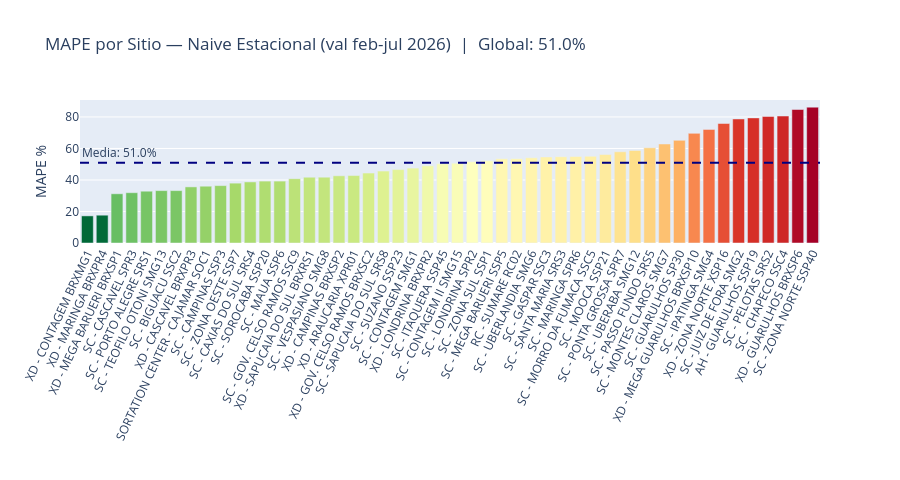
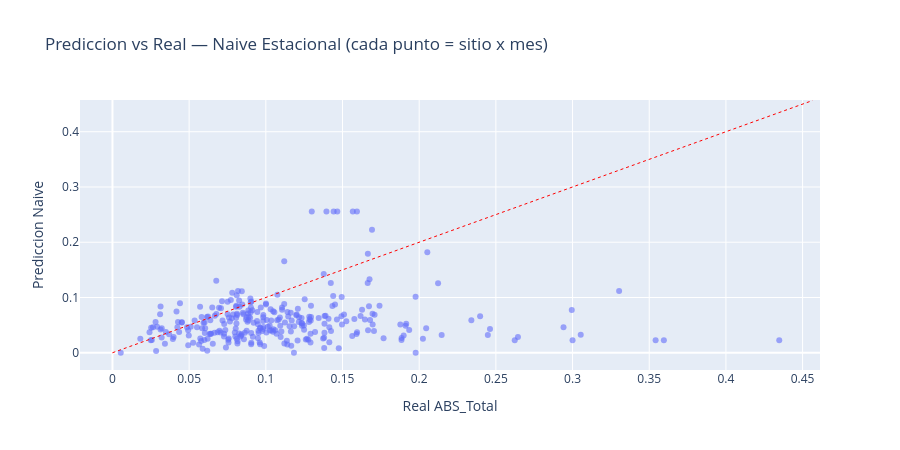

Notebook source saved alongside these figures, in order:
### Code cell
# Visualizacion: MAPE por sitio (barras ordenadas)
fig = px.bar(
    mape_por_sitio,
    x='Operational_name', y='MAPE_%',
    color='MAPE_%',
    color_continuous_scale='RdYlGn_r',
    title=f'MAPE por Sitio — Naive Estacional (val feb-jul 2026)  |  Global: {mape_global:.1f}%',
    labels={'MAPE_%': 'MAPE %', 'Operational_name': ''}
)
fig.add_hline(y=mape_global, line_dash='dash', line_color='navy',
              annotation_text=f'Media: {mape_global:.1f}%', annotation_position='top left')
fig.update_layout(height=480, xaxis_tickangle=-65, coloraxis_showscale=False)
fig.show()

# Scatter: prediccion vs real en validacion
mask = df_va['ABS_Total'] > 0
fig2 = px.scatter(
    df_va[mask], x='ABS_Total', y='pred',
    hover_data=['Operational_name', 'fecha_mes'],
    opacity=0.6,
    title='Prediccion vs Real — Naive Estacional (cada punto = sitio x mes)',
    labels={'ABS_Total': 'Real ABS_Total', 'pred': 'Prediccion Naive'}
)
lim = max(df_va[mask]['ABS_Total'].max(), df_va[mask]['pred'].max()) * 1.05
fig2.add_shape(type='line', x0=0, y0=0, x1=lim, y1=lim,
               line=dict(color='red', dash='dot', width=1))
fig2.update_layout(height=450)
fig2.show()

### Figure 1 — Plotly figure (JSON) as saved in the notebook; plotly's stock layout.template omitted (floating-point values rounded to 4 significant figures)
{"data": [{"hovertemplate": "=%{x}<br>MAPE %=%{marker.color}<extra></extra>", "legendgroup": "", "marker": {"color": [17.21, 17.65, 31.24, 31.93, 32.87, 33.24, 33.25, 35.62, 36.05, 36.42, 37.99, 38.76, 39.29, 39.29, 40.84, 41.76, 41.8, 42.66, 42.82, 44.39, 45.64, 46.59, 47.56, 49.04, 50.23, 50.62, 51.53, 52.21, 53.47, 53.5, 54.11, 54.61, 54.75, 54.88, 55.04, 56.16, 57.88, 58.7, 60.42, 62.85, 65.15, 69.59, 72.11, 75.85, 78.74, 79.41, 80.32, 80.59, 84.73, 86.23], "coloraxis": "coloraxis", "pattern": {"shape": ""}}, "name": "", "orientation": "v", "showlegend": false, "textposition": "auto", "type": "bar", "x": ["XD - CONTAGEM BRXMG1", "XD - MARINGA BRXPR4", "XD - MEGA BARUERI BRXSP1", "SC - CASCAVEL SPR3", "SC - PORTO ALEGRE SRS1", "SC - TEOFILO OTONI SMG13", "SC - BIGUACU SSC2", "XD - CASCAVEL BRXPR3", "SORTATION CENTER - CAJAMAR SOC1", "SC - CAMPINAS SSP3", "SC - ZONA OESTE SSP7", "SC - CAXIAS DO SUL SRS4", "SC - SOROCABA SSP20", "SC - MAUA SSP6", "SC - GOV. CELSO RAMOS SSC9", "XD - SAPUCAIA DO SUL BRXRS1", "SC - VESPASIANO SMG8", "XD - CAMPINAS BRXSP2", "XD - ARAUCARIA XPR01", "XD - GOV. CELSO RAMOS BRXSC2", "SC - SAPUCAIA DO SUL SRS8", "SC - SUZANO SSP23", "SC - CONTAGEM SMG1", "XD - LONDRINA BRXPR2", "SC - ITAQUERA SSP45", "SC - CONTAGEM II SMG15", "SC - LONDRINA SPR2", "SC - ZONA SUL SSP1", "SC - MEGA BARUERI SSP5", "RC - SUMARE RC02", "SC - UBERLANDIA SMG6", "SC - GASPAR SSC3", "SC - SANTA MARIA SRS3", "SC - MARINGA SPR6", "SC - MORRO DA FUMACA SSC5", "SC - MOOCA SSP21", "SC - PONTA GROSSA SPR7", "SC - UBERABA SMG12", "SC - PASSO FUNDO SRS5", "SC - MONTES CLAROS SMG7", "SC - GUARULHOS SP30", "XD - MEGA GUARULHOS BRXSP10", "SC - IPATINGA SMG4", "XD - ZONA NORTE XSP16", "SC - JUIZ DE FORA SMG2", "AH - GUARULHOS SSP19", "SC - PELOTAS SRS2", "SC - CHAPECO SSC4", "XD - GUARULHOS BRXSP6", "SC - ZONA NORTE SSP40"], "xaxis": "x", "y": [17.21, 17.65, 31.24, 31.93, 32.87, 33.24, 33.25, 35.62, 36.05, 36.42, 37.99, 38.76, 39.29, 39.29, 40.84, 41.76, 41.8, 42.66, 42.82, 44.39, 45.64, 46.59, 47.56, 49.04, 50.23, 50.62, 51.53, 52.21, 53.47, 53.5, 54.11, 54.61, 54.75, 54.88, 55.04, 56.16, 57.88, 58.7, 60.42, 62.85, 65.15, 69.59, 72.11, 75.85, 78.74, 79.41, 80.32, 80.59, 84.73, 86.23], "yaxis": "y"}], "layout": {"annotations": [{"showarrow": false, "text": "Media: 51.0%", "x": 0, "xanchor": "left", "xref": "x domain", "y": 50.97, "yanchor": "bottom", "yref": "y"}], "barmode": "relative", "coloraxis": {"autocolorscale": false, "colorbar": {"title": {"text": "MAPE %"}}, "colorscale": [[0, "rgb(0,104,55)"], [0.1, "rgb(26,152,80)"], [0.2, "rgb(102,189,99)"], [0.3, "rgb(166,217,106)"], [0.4, "rgb(217,239,139)"], [0.5, "rgb(255,255,191)"], [0.6, "rgb(254,224,139)"], [0.7, "rgb(253,174,97)"], [0.8, "rgb(244,109,67)"], [0.9, "rgb(215,48,39)"], [1, "rgb(165,0,38)"]], "showscale": false}, "height": 480, "legend": {"tracegroupgap": 0}, "shapes": [{"line": {"color": "navy", "dash": "dash"}, "type": "line", "x0": 0, "x1": 1, "xref": "x domain", "y0": 50.97, "y1": 50.97, "yref": "y"}], "title": {"text": "MAPE por Sitio — Naive Estacional (val feb-jul 2026)  |  Global: 51.0%"}, "xaxis": {"anchor": "y", "domain": [0, 1], "tickangle": -65, "title": {"text": ""}}, "yaxis": {"anchor": "x", "domain": [0, 1], "title": {"text": "MAPE %"}}}}

### Figure 2 — Plotly figure (JSON) as saved in the notebook; plotly's stock layout.template omitted (floating-point values rounded to 4 significant figures; data arrays with more than 128 entries replaced by an {"elided": "..."} marker saying what was removed)
{"data": [{"customdata": {"elided": "291x2 str values"}, "hovertemplate": "Real ABS_Total=%{x}<br>Prediccion Naive=%{y}<br>Operational_name=%{customdata[0]}<br>fecha_mes=%{customdata[1]}<extra></extra>", "legendgroup": "", "marker": {"color": "#636efa", "opacity": 0.6, "symbol": "circle"}, "mode": "markers", "name": "", "orientation": "v", "showlegend": false, "type": "scatter", "x": {"elided": "291 float values"}, "xaxis": "x", "y": {"elided": "291 float values"}, "yaxis": "y"}], "layout": {"height": 450, "legend": {"tracegroupgap": 0}, "shapes": [{"line": {"color": "red", "dash": "dot", "width": 1}, "type": "line", "x0": 0, "x1": 0.4565, "y0": 0, "y1": 0.4565}], "title": {"text": "Prediccion vs Real — Naive Estacional (cada punto = sitio x mes)"}, "xaxis": {"anchor": "y", "domain": [0, 1], "title": {"text": "Real ABS_Total"}}, "yaxis": {"anchor": "x", "domain": [0, 1], "title": {"text": "Prediccion Naive"}}}}
